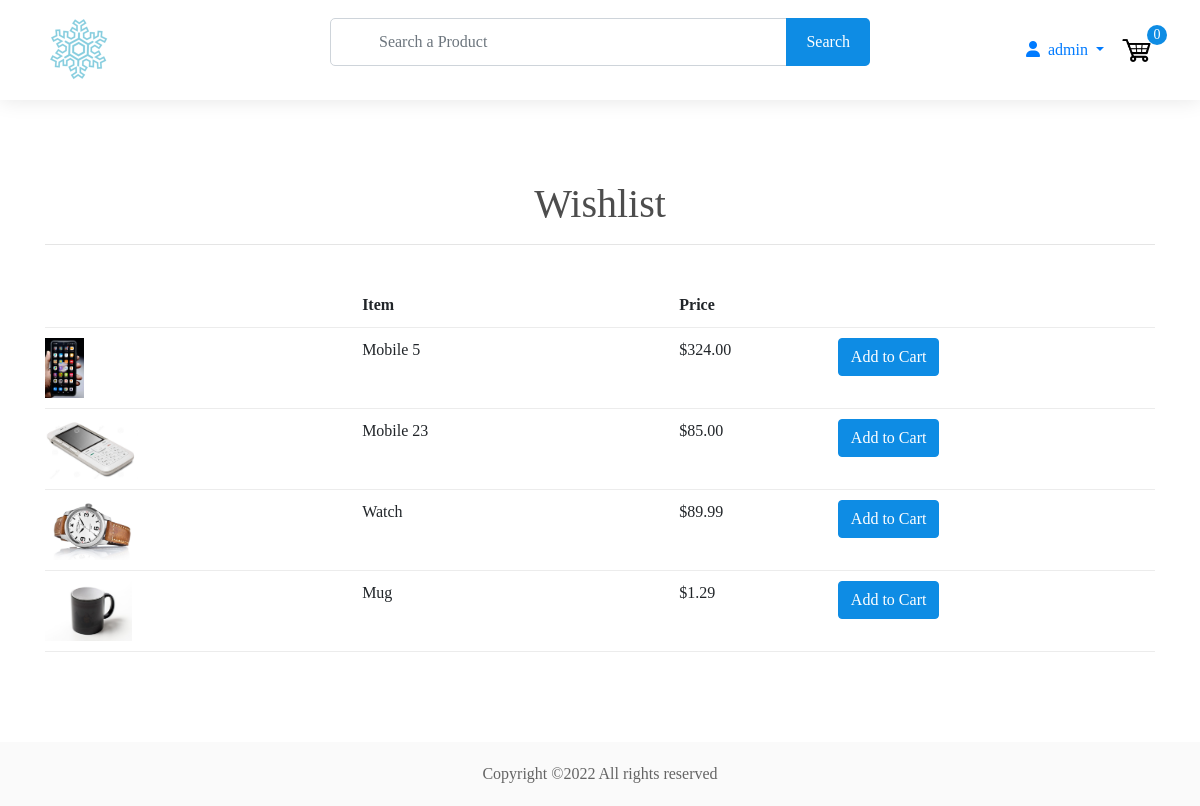
Screenshot of /wishlist/ (signed in) with the database file from the repository.
### store/models.py (models this page shows, shortened)
class Product(models.Model):
    name = models.CharField(max_length=200, null=True)
    price = models.DecimalField(max_digits=7, decimal_places=2)
    digital = models.BooleanField(default=False, null=True, blank=False)
    image = models.ImageField(null=True, blank=True)
    status = models.BooleanField(default=False, null=True, blank=False)  # changed
    description = models.TextField(max_length=1000, null=True, blank=True)  # added
    @property
    def imageURL(self):
        try:
            url = self.image.url
        except:
            url = ""
        return url

### store/views.py (the view)
# urls.py: path('wishlist/', views.wishlist, name='wishlist'),
@login_required(login_url="login")
def wishlist(request):
    products = Product.objects.filter(mylist__watch=True, mylist__user=request.user)
    if request.method == "POST":
        MyList.objects.all().filter(product_id=19, user=request.user).update(watch=False)
    return render(request, "store/wishlist.html", {"products": products})

### context_processors/context_processors.py (called while the page is built, shortened)
def total_cart_items(request):
    if request.user.is_authenticated:
        customer = Customer.objects.filter(user=request.user).first()
        if customer is None:
            return {"totalCartItems": 0}
        order = Order.objects.filter(customer=customer, ordered=False).first()
        if order is None:
            return {"totalCartItems": 0}
        cartItems = order.get_cart_items
    return {"totalCartItems": cartItems}

### store/templates/store/wishlist.html (shortened to what this page needs)
{% extends 'store/header.html' %}
{% load static %}
{% block content %}
	<section class="product-list">
		<div class="container">
			<h1 class="text-center mb-5">Wishlist<hr></h1>
			<div class="box-element">
				<div class="cart-row">
					<div style="flex:2"></div>
					<div style="flex:2"><strong>Item</strong></div>
					<div style="flex:1"><strong>Price</strong></div>
					<div style="flex:1"><strong></strong></div>
					<div style="flex:1"><strong></strong></div>
				</div>
				{% for product in products %}
				<div class="cart-row">
					<div style="flex:2"><img class="row-image" src="{{product.imageURL}}"></div>
					<div style="flex:2"><p>{{product.name}}</p></div>
					<div style="flex:1"><p>${{product.price|floatformat:2}}</p></div>
					<div style="flex:1">
						<div class="quantity">
							<a href= "{% url 'add_to_cart' product.id %}" class="btn btn-primary add-btn">Add to Cart</a>
						</div>
					</div>
					<div style="flex:1">
					</div>
				</div>
				{% endfor %}
			</div>
		</div>
	</section>
{% endblock content %}

### store/templates/store/header.html (shortened to what this page needs)
<!DOCTYPE html>
{% load static %}
<html>
    <head>
        <link
            rel="stylesheet"
            href="https://stackpath.bootstrapcdn.com/bootstrap/4.4.1/css/bootstrap.min.css"
        />
        <link
            rel="stylesheet"
            type="text/css"
            href="{% static 'css/style.css' %}"
        />
        <link rel="stylesheet" type="text/css" href="{% static 'css/payment_alert.css' %}">
        <link rel="stylesheet" href="https://cdnjs.cloudflare.com/ajax/libs/lightgallery/2.3.0/css/lightgallery-bundle.min.css" />
        <link
        rel="stylesheet"
        href="https://unpkg.com/@trevoreyre/autocomplete-js/dist/style.css"
        />
        <link rel='stylesheet' href='https://maxcdn.bootstrapcdn.com/font-awesome/4.5.0/css/font-awesome.min.css' >
    </head>
    <body>
        <div id="page-container">
            <header>
                <div class="container">
                    <div class="row align-items-center">
                        <div class="col-6 col-lg-3 order-1">
                            <a href="{% url 'store' %}" class="logo mr-5">
                                <img src="{% static 'images/logo-1.png' %}" />
                            </a>
                        </div>
                        <div class="col-lg-6 order-3 order-lg-2 mt-2 mt-lg-0">
                            <form id="autocomplete" class="autocomplete" action="/search" method="get">
                                <div class="form-group mb-0">
                                    <input type="text" class="autocomplete-input form-control sm-2 mr-5 pl-5" name="search" placeholder="Search a Product">
                                </div>
                                <button type="submit">Search</button>
                            </form>
                        </div>
                        <div class="col-6 col-lg-3 order-2 order-lg-3">
                            <div class="header-right d-flex align-items-center justify-content-end">
                                {% if request.user.is_authenticated %}
                                    <div class="dropdown">
                                        <a href="#" class="dropdown-toggle" data-toggle="dropdown" aria-haspopup="true" aria-expanded="false">
                                            <i class="fa fa-user mr-2"></i>{{request.user}}
                                        </a>
                                    </div>
                                {% else %}
                                    <a href="{% url 'login' %}" class="btn btn-outline-primary">Login</a>
                                {% endif %}
                                <div class="cart ml-3">
                                    <a href="{% url 'cart' %}">
                                        <img src="{% static 'images/cart.png' %}" />
                                    </a>
                                    <p>{{totalCartItems}}</p>
                                </div>
                            </div>
                        </div>
                    </div>
                </div>
            </header>
            <div id="content-wrap">
                {% block content %}
                {% endblock content %}
            </div>
            <footer>
                <div class="container text-center">
                    <p>Copyright ©2022 All rights reserved</p>
                </div>
            </footer>
        </div>
    </body>
</html>

### static/css/style.css (style rules this page uses)
.btn { transition: 250ms ease-in; }
.btn-primary { background-color: #0e8ce4; border-color: #0e8ce4; }
img { max-width: 100%; }
h1, h2, h3, h4, h5, h6 { color: #4d4d4d; }
#page-container { position: relative; min-height: 100vh; }
#content-wrap { padding-bottom: 64px; }
section { padding: 50px 0; }
@media (min-width: 768px) { section { padding: 60px 0; } }
@media (min-width: 768px) { section { padding: 80px 0; } }
header { position: -webkit-sticky; position: sticky; top: 0; z-index: 999; background-color: #fff; padding: 15px 0; box-shadow: 0 0 20px #e5e5e5; }
header .logo img { height: 70px; -o-object-fit: contain; object-fit: contain; }
header .autocomplete { position: relative; }
header .autocomplete input { height: 48px; background-color: #fff; border-radius: 5px; }
header .autocomplete button { position: absolute; top: 0; right: 0; height: 100%; background-color: #0e8ce4; color: #fff; font-weight: 500; border: 0; border-radius: 0 5px 5px 0; padding: 0 20px; transition: 250ms ease-in; }
header .cart { position: relative; }
header .cart img { height: 35px; }
header .cart p { position: absolute; top: -8px; right: -12px; width: 20px; height: 20px; color: #fff; background-color: #0e8ce4; font-size: 14px; line-height: 20px; text-align: center; border-radius: 50%; margin-bottom: 0; }
.row-image { height: 60px; width: auto; }
.cart-row { display: flex; align-items: flex-stretch; padding-bottom: 10px; margin-bottom: 10px; border-bottom: 1px solid #ececec; }
.quantity { display: inline-block; font-weight: 700; padding-right: 10px; }
footer { position: absolute; bottom: 0; height: 64px; width: 100%; background-color: #fafafa; padding: 20px 0; }
footer p { color: rgba(0, 0, 0, 0.6); margin-bottom: 0; }

### static/css/payment_alert.css (style rules this page uses)
body { margin: 0; padding: 0; font-family: "Montserrat "; }

### rows the page displays
Product: imageURL (picture), name "Mobile 5", price "324.00"
Product: imageURL (picture), name "Mobile 23", price "85.00"
Product: imageURL (picture), name "Watch", price "89.99"
Product: imageURL (picture), name "Mug", price "1.29"

### other values shown
{{ request.user }} "admin"
{{ totalCartItems }} "0"
